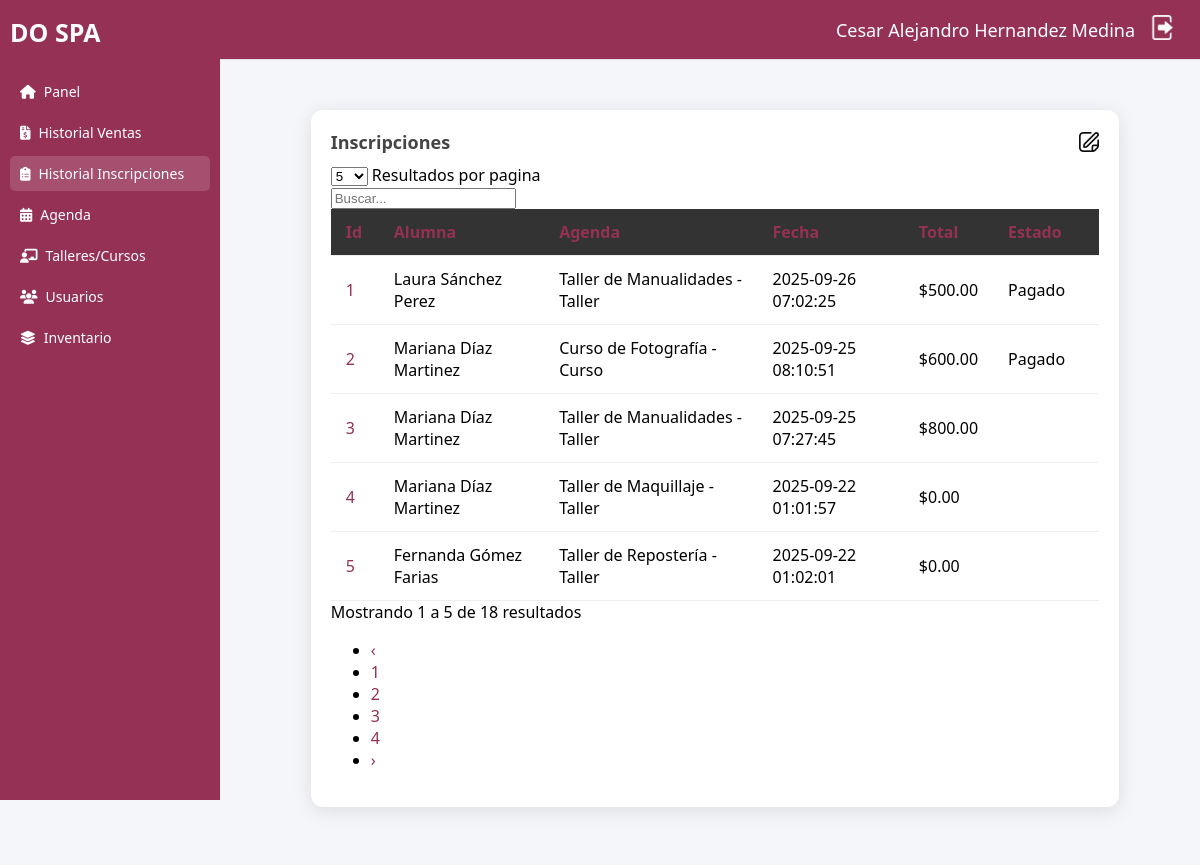
Page /inscripciones.php (signed in) on the committed database.
### tables this page shows
CREATE TABLE `intermedia_a` (
  `id_intermedia` int(11) NOT NULL,
  `id_alumna` int(11) NOT NULL,
  `id_agenda` int(11) DEFAULT NULL,
  `id_agenda_curso` int(11) DEFAULT NULL,
  `fecha` timestamp NOT NULL DEFAULT current_timestamp() ON UPDATE current_timestamp(),
  `estado` varchar(30) NOT NULL,
  `total` decimal(10,2) NOT NULL
);

CREATE TABLE `alumnas` (
  `id_alumna` int(11) NOT NULL,
  `nombre` varchar(60) NOT NULL,
  `apat` varchar(30) NOT NULL,
  `amat` varchar(30) NOT NULL,
  `telefono` varchar(50) DEFAULT NULL,
  `correo` varchar(100) DEFAULT NULL,
  `direccion` text DEFAULT NULL,
  `descuento_aplicado` tinyint(1) DEFAULT 0,
  `tipo_descuento` varchar(100) DEFAULT NULL,
  `imagen` blob NOT NULL,
  `estatus` tinyint(1) NOT NULL DEFAULT 1
);

CREATE TABLE `talleres` (
  `id_taller` int(11) NOT NULL,
  `nombre` varchar(255) DEFAULT NULL,
  `id_maestra` int(11) DEFAULT NULL,
  `costo_base` decimal(10,2) DEFAULT NULL,
  `status` varchar(50) DEFAULT NULL,
  `ingreso_bruto` decimal(10,2) DEFAULT NULL,
  `gastos` decimal(10,2) DEFAULT NULL,
  `porcentaje_delia` decimal(5,2) DEFAULT NULL,
  `porcentaje_caro` decimal(5,2) DEFAULT NULL,
  `precio_preferencial` tinyint(1) DEFAULT 0
);

CREATE TABLE `cursos` (
  `id_curso` int(11) NOT NULL,
  `nombre` varchar(255) DEFAULT NULL,
  `id_maestra` int(11) NOT NULL,
  `costo_base` decimal(10,2) DEFAULT NULL,
  `status` varchar(50) DEFAULT NULL,
  `ingreso_bruto` decimal(10,2) DEFAULT NULL,
  `gastos` decimal(10,2) DEFAULT NULL,
  `precio_preferencial` tinyint(1) DEFAULT 0
);

### inscripciones.php (the view, shortened to what this page needs)
<?php
include_once("conexion.php");
if(empty($_SESSION['Id_Usuario'])){header("location: index.html");}else{
  $Nombre = $_SESSION['nombre'];
  $Amat = $_SESSION['amat'];
  $Apat = $_SESSION['apat'];
?>
<!DOCTYPE html>
<html lang="es">
<head>
  <link rel="stylesheet" href="css/sidebar.css">
  <link rel="stylesheet" href="css/header.css">
  <link rel="stylesheet" href="css/inscripciones.css">
  <link rel="stylesheet" href="https://cdnjs.cloudflare.com/ajax/libs/font-awesome/6.4.0/css/all.min.css">
  <link rel="stylesheet" href="https://cdn.jsdelivr.net/npm/simple-datatables@latest/dist/style.css">
</head>
<body>
  <div class="dashboard">
    <aside class="sidebar">
      <div class="logo">DO SPA</div>
      <ul id="menu">
        <li><a href="main.php"><i class="fas fa-home"></i> Panel</a></li>
        <li><a href="ventas.php"><i class="fas fa-file-invoice-dollar"></i> Historial Ventas</a></li>
        <li class="active"><a href="inscripciones.php"><i class="fas fa-clipboard-list"></i> Historial Inscripciones</a></li>
        <li><a href="agenda.php"><i class="fas fa-calendar-days"></i> Agenda</a></li>
        <li><a href="talleres-cursos.php"><i class="fas fa-chalkboard-teacher"></i>Talleres/Cursos</a></li>
        <li><a href="alumnas-maestras.php"><i class="fa-solid fa-users"></i><span>Usuarios</span></a></li>
        <li><a href="inventario.php"><i class="fas fa-layer-group"></i> Inventario</a></li>
      </ul>
    </aside>
    <main class="main">
      <header class="topbar">
        <div class="user-info">
          <span><?php echo $Nombre." ".$Apat." ".$Amat ?></span>
          <a href="muerte.php"><img src="img/logout.png" id="btn-logout" alt="Salir"></a>
        </div>
      </header>
      <section class="inscripciones">
        <div class="inscripciones-container">
            <div class="section-header">
              <h3>Inscripciones</h3>
              <div class="section-actions">
                <img src="img/editar.png" alt="Editar" class="icon btn-editar" width="20" data-tipo="taller" title="Editar">
              </div>
            </div>
            <table class="tablaInscripciones" id="tablaInscripciones">
            <thead>
                <tr>
                <th>Id</th>
                <th>Alumna</th>
                <th>Agenda</th>
                <th>Fecha</th>
                <th>Total</th>
                <th>Estado</th>
                </tr>
            </thead>
            <tbody>
                <?php
                    $sql = "SELECT * FROM intermedia_a";
                    $r1 = mysqli_query($conexion,$sql);
                    while($row = mysqli_fetch_array($r1)){
                        $idAlumna = $row['id_alumna'];
                        $nom_agenda = "";
                        $nom_sql = "";
                        $apat_sql = "";
                        $amat_sql = "";
                        $tipo = "";
                        $sql2 = "SELECT * FROM alumnas WHERE id_alumna = '$idAlumna'";
                        $r2 = mysqli_query($conexion,$sql2);
                        while($row2 = mysqli_fetch_array($r2)){
                            $nom_sql = $row2['nombre'];
                            $apat_sql = $row2['apat'];
                            $amat_sql = $row2['amat'];
                        }
                        if(!empty($row['id_agenda'])){
                            $tipo = "Taller";
                            $idAgenda = $row['id_agenda'];
                            $sql3 = "SELECT * FROM talleres WHERE id_taller = (SELECT id_taller FROM agenda WHERE id_agenda = '$idAgenda')";
                        }else{
                            $tipo = "Curso";
                            $idAgenda = $row['id_agenda_curso'];
                            $sql3 = "SELECT * FROM cursos WHERE id_curso = (SELECT id_curso FROM agenda_cursos WHERE id_agenda_curso = '$idAgenda')";
                        }
                        $r3 = mysqli_query($conexion,$sql3);
                        while($row3 = mysqli_fetch_array($r3)){
                            $nom_agenda = $row3['nombre'];
                        }
                ?>
                <tr>
                <td><a href="detallesInscripcion.php?id=<?php echo $row['id_intermedia'] ?>&tipo=<?php echo $tipo ?>&idC=<?php echo $row['id_alumna'] ?>"><?php echo $row['id_intermedia'] ?></a></td>
                <td><?php echo $nom_sql." ".$apat_sql." ".$amat_sql ?></td>
                <td><?php echo $nom_agenda." - ".$tipo ?></td>
                <td><?php echo $row['fecha']?></td>
                <td><?php echo "$".$row['total'] ?></td>
                <td><?php echo $row['estado'] ?></td>
                </tr>
                <?php } ?>
            </tbody>
            </table>
        </div>
    </section>
    </main>
  </div>
</body>
</html>
<?php
}
?>

### css/sidebar.css (style rules this page uses)
.sidebar { position: fixed; top: 0; left: 0; width: 220px; height: 100vh; background: #943154; color: #fff; padding: 15px 10px; box-sizing: border-box; font-family: 'Segoe UI', sans-serif; }
.sidebar .logo { font-size: 25px; font-weight: bold; margin-bottom: 25px; text-align: left; color: #fff; }
.sidebar ul { list-style: none; margin: 0; padding: 0; }
.sidebar li { margin: 6px 0; }
.sidebar a { display: flex; align-items: center; gap: 8px; padding: 8px 10px; color: #fff; text-decoration: none; font-size: 14px; border-radius: 5px; transition: background 0.3s; }
.sidebar a:hover, .sidebar .active a { background: rgba(255, 255, 255, 0.15); }

### css/header.css (style rules this page uses)
html { background: #f5f6fa; }
#btn-logout { cursor: pointer; width: 25px; transition: ease-in-out .15s; }
.topbar { position: fixed; top: 0; left: 220px; right: 0; height: 60px; background: #943154; display: flex; align-items: center; justify-content: flex-end; padding: 0 25px; border-bottom: 1px solid #e0e0e0; box-sizing: border-box; z-index: 1000; }
.user-info { display: flex; align-items: center; gap: 15px; font-size: 18px; color: #333; }
.user-info span { font-weight: 500; color: white; }

### css/inscripciones.css (style rules this page uses)
.main { margin-left: 230px; margin-top: 60px; padding: 20px; background: #f5f6fa; min-height: calc(100vh - 60px); box-sizing: border-box; font-family: 'Segoe UI', sans-serif; }
.inscripciones { padding: 30px; background: #f5f6fa; display: flex; justify-content: center; }
.inscripciones-container { background: #fff; border-radius: 12px; padding: 20px; box-shadow: 0 4px 20px rgba(0,0,0,0.1); width: 90%; max-width: 1000px; }
.tablaInscripciones { width: 100%; border-collapse: collapse; }
a { color: #943154; text-decoration: none; }
.section-header { display: flex; align-items: center; justify-content: space-between; gap: 12px; margin-bottom: 10px; }
.section-header h3 { margin: 0; font-size: 18px; color: #444; }
.section-actions { display: flex; align-items: center; gap: 10px; }
.section-actions .icon { width: 20px; height: 20px; cursor: pointer; vertical-align: middle; opacity: 0.95; transition: transform .12s ease, opacity .12s ease; }

### rows in the picture
intermedia_a: id_intermedia "1", id_alumna.nombre "Laura", id_alumna.apat "Sánchez", id_alumna.amat "Perez", talleres.nombre "Taller de Manualidades", id_agenda "Taller", fecha "2025-09-26 07:02:25", total "500.00", estado "Pagado"
intermedia_a: id_intermedia "2", id_alumna.nombre "Mariana", id_alumna.apat "Díaz", id_alumna.amat "Martinez", cursos.nombre "Curso de Fotografía", id_agenda "Curso", fecha "2025-09-25 08:10:51", total "600.00", estado "Pagado"
intermedia_a: id_intermedia "3", id_alumna.nombre "Mariana", id_alumna.apat "Díaz", id_alumna.amat "Martinez", talleres.nombre "Taller de Manualidades", id_agenda "Taller", fecha "2025-09-25 07:27:45", total "800.00"
intermedia_a: id_intermedia "4", id_alumna.nombre "Mariana", id_alumna.apat "Díaz", id_alumna.amat "Martinez", talleres.nombre "Taller de Maquillaje", id_agenda "Taller", fecha "2025-09-22 01:01:57", total "0.00"
intermedia_a: id_intermedia "5", id_alumna.nombre "Fernanda", id_alumna.apat "Gómez", id_alumna.amat "Farias", talleres.nombre "Taller de Repostería", id_agenda "Taller", fecha "2025-09-22 01:02:01", total "0.00"

### other values in the picture
$Nombre "Cesar Alejandro"
$Apat "Hernandez"
$Amat "Medina"
